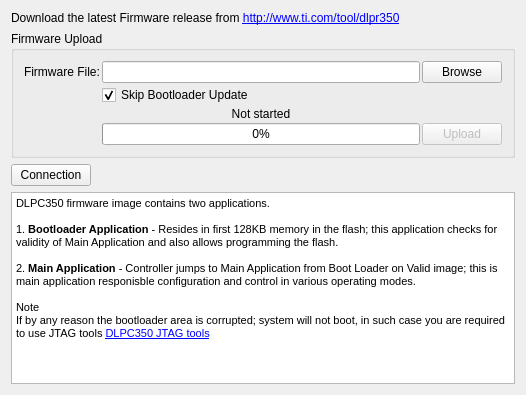
                <widget class="QWidget" name="tab_FirmwareUpload">
                 <attribute name="title">
                  <string>Firmware Upload</string>
                 </attribute>
                 <layout class="QFormLayout" name="formLayout_12">
                  <property name="fieldGrowthPolicy">
                   <enum>QFormLayout::AllNonFixedFieldsGrow</enum>
                  </property>
                  <item row="0" column="0">
                   <widget class="QLabel" name="label_FWUploadLatestFWLink">
                    <property name="frameShape">
                     <enum>QFrame::NoFrame</enum>
                    </property>
                    <property name="frameShadow">
                     <enum>QFrame::Plain</enum>
                    </property>
                    <property name="text">
                     <string>&lt;html&gt;&lt;head/&gt;&lt;body&gt;&lt;p&gt;Download the latest Firmware release from &lt;a href=&quot;http://www.ti.com/tool/dlpr350&quot;&gt;&lt;span style=&quot; font-family:'.HelveticaNeueUI,serif'; text-decoration: underline; color:#0000ff;&quot;&gt;http://www.ti.com/tool/dlpr350&lt;/span&gt;&lt;/a&gt;&lt;/p&gt;&lt;/body&gt;&lt;/html&gt;</string>
                    </property>
                    <property name="openExternalLinks">
                     <bool>true</bool>
                    </property>
                   </widget>
                  </item>
                  <item row="1" column="0">
                   <widget class="QGroupBox" name="groupBox_FWUpload">
                    <property name="minimumSize">
                     <size>
                      <width>504</width>
                      <height>20</height>
                     </size>
                    </property>
                    <property name="title">
                     <string>Firmware Upload</string>
                    </property>
                    <layout class="QVBoxLayout" name="verticalLayout_31">
                     <property name="spacing">
                      <number>2</number>
                     </property>
                     <property name="leftMargin">
                      <number>5</number>
                     </property>
                     <property name="topMargin">
                      <number>5</number>
                     </property>
                     <property name="rightMargin">
                      <number>5</number>
                     </property>
                     <property name="bottomMargin">
                      <number>5</number>
                     </property>
                     <item>
                      <layout class="QGridLayout" name="gridLayout_5">
                       <property name="leftMargin">
                        <number>5</number>
                       </property>
                       <property name="topMargin">
                        <number>5</number>
                       </property>
                       <property name="rightMargin">
                        <number>5</number>
                       </property>
                       <property name="bottomMargin">
                        <number>5</number>
                       </property>
                       <property name="spacing">
                        <number>2</number>
                       </property>
                       <item row="0" column="1">
                        <widget class="QLineEdit" name="FirmwareFile_2">
                         <property name="toolTip">
                          <string>BMP File path</string>
                         </property>
                        </widget>
                       </item>
                       <item row="0" column="2">
                        <widget class="QPushButton" name="pushButton_FWFileSelect">
                         <property name="enabled">
                          <bool>true</bool>
                         </property>
                         <property name="text">
                          <string>Browse</string>
                         </property>
                        </widget>
                       </item>
                       <item row="3" column="1">
                        <widget class="QProgressBar" name="prorgessBar_FWUpload">
                         <property name="enabled">
                          <bool>true</bool>
                         </property>
                         <property name="value">
                          <number>0</number>
                         </property>
                        </widget>
                       </item>
                       <item row="1" column="1">
                        <widget class="QCheckBox" name="checkBox_SkipBootLoader">
                         <property name="enabled">
                          <bool>true</bool>
                         </property>
                         <property name="text">
                          <string>Skip Bootloader Update</string>
                         </property>
                         <property name="checked">
                          <bool>true</bool>
                         </property>
                        </widget>
                       </item>
                       <item row="2" column="1">
                        <widget class="QLabel" name="label_FWUploadProgressBar">
                         <property name="text">
                          <string>Not started</string>
                         </property>
                         <property name="alignment">
                          <set>Qt::AlignCenter</set>
                         </property>
                        </widget>
                       </item>
                       <item row="3" column="2">
                        <widget class="QPushButton" name="pushButton_FWUpload">
                         <property name="enabled">
                          <bool>false</bool>
                         </property>
                         <property name="text">
                          <string>Upload</string>
                         </property>
                        </widget>
                       </item>
                       <item row="0" column="0">
                        <widget class="QLabel" name="label_FWFileSelect">
                         <property name="text">
                          <string>Firmware File:</string>
                         </property>
                        </widget>
                       </item>
                      </layout>
                     </item>
                    </layout>
                   </widget>
                  </item>
                  <item row="2" column="0">
                   <widget class="QPushButton" name="pushButton_Connect_2">
                    <property name="enabled">
                     <bool>true</bool>
                    </property>
                    <property name="text">
                     <string>Connection</string>
                    </property>
                   </widget>
                  </item>
                  <item row="3" column="0" colspan="2">
                   <widget class="QTextEdit" name="textEdit_FWUpdate">
                    <property name="readOnly">
                     <bool>true</bool>
                    </property>
                    <property name="html">
                     <string>&lt;!DOCTYPE HTML PUBLIC &quot;-//W3C//DTD HTML 4.0//EN&quot; &quot;http://www.w3.org/TR/REC-html40/strict.dtd&quot;&gt;
&lt;html&gt;&lt;head&gt;&lt;meta name=&quot;qrichtext&quot; content=&quot;1&quot; /&gt;&lt;style type=&quot;text/css&quot;&gt;
p, li { white-space: pre-wrap; }
&lt;/style&gt;&lt;/head&gt;&lt;body style=&quot; font-family:'SimSun'; font-size:9pt; font-weight:400; font-style:normal;&quot;&gt;
&lt;p style=&quot; margin-top:0px; margin-bottom:0px; margin-left:0px; margin-right:0px; -qt-block-indent:0; text-indent:0px;&quot;&gt;&lt;span style=&quot; font-family:'MS Shell Dlg 2'; font-size:8.25pt;&quot;&gt;DLPC350 firmware image contains two applications. &lt;/span&gt;&lt;/p&gt;
&lt;p style=&quot;-qt-paragraph-type:empty; margin-top:0px; margin-bottom:0px; margin-left:0px; margin-right:0px; -qt-block-indent:0; text-indent:0px; font-family:'MS Shell Dlg 2'; font-size:8.25pt;&quot;&gt;&lt;br /&gt;&lt;/p&gt;
&lt;p style=&quot; margin-top:0px; margin-bottom:0px; margin-left:0px; margin-right:0px; -qt-block-indent:0; text-indent:0px;&quot;&gt;&lt;span style=&quot; font-family:'MS Shell Dlg 2'; font-size:8.25pt;&quot;&gt;1. &lt;/span&gt;&lt;span style=&quot; font-family:'MS Shell Dlg 2'; font-size:8.25pt; font-weight:600;&quot;&gt;Bootloader Application&lt;/span&gt;&lt;span style=&quot; font-family:'MS Shell Dlg 2'; font-size:8.25pt;&quot;&gt; - Resides in first 128KB memory in the flash; this application checks for validity of Main Application and also allows programming the flash.&lt;/span&gt;&lt;/p&gt;
&lt;p style=&quot;-qt-paragraph-type:empty; margin-top:0px; margin-bottom:0px; margin-left:0px; margin-right:0px; -qt-block-indent:0; text-indent:0px; font-family:'MS Shell Dlg 2'; font-size:8.25pt;&quot;&gt;&lt;br /&gt;&lt;/p&gt;
&lt;p style=&quot; margin-top:0px; margin-bottom:0px; margin-left:0px; margin-right:0px; -qt-block-indent:0; text-indent:0px;&quot;&gt;&lt;span style=&quot; font-family:'MS Shell Dlg 2'; font-size:8.25pt;&quot;&gt;2. &lt;/span&gt;&lt;span style=&quot; font-family:'MS Shell Dlg 2'; font-size:8.25pt; font-weight:600;&quot;&gt;Main Application&lt;/span&gt;&lt;span style=&quot; font-family:'MS Shell Dlg 2'; font-size:8.25pt;&quot;&gt; - Controller jumps to Main Application from Boot Loader on Valid image; this is main application responisble configuration and control in various operating modes.&lt;/span&gt;&lt;/p&gt;
&lt;p style=&quot;-qt-paragraph-type:empty; margin-top:0px; margin-bottom:0px; margin-left:0px; margin-right:0px; -qt-block-indent:0; text-indent:0px; font-family:'MS Shell Dlg 2'; font-size:8.25pt;&quot;&gt;&lt;br /&gt;&lt;/p&gt;
&lt;p style=&quot; margin-top:0px; margin-bottom:0px; margin-left:0px; margin-right:0px; -qt-block-indent:0; text-indent:0px;&quot;&gt;&lt;span style=&quot; font-family:'MS Shell Dlg 2'; font-size:8.25pt;&quot;&gt;Note&lt;/span&gt;&lt;/p&gt;
&lt;p style=&quot; margin-top:0px; margin-bottom:0px; margin-left:0px; margin-right:0px; -qt-block-indent:0; text-indent:0px;&quot;&gt;&lt;span style=&quot; font-family:'MS Shell Dlg 2'; font-size:8.25pt;&quot;&gt;If by any reason the bootloader area is corrupted; system will not boot, in such case you are required to use JTAG tools &lt;/span&gt;&lt;a href=&quot;http://www.ti.com/dlp-lightcrafter4500-jtag-flash&quot;&gt;&lt;span style=&quot; font-family:'MS Shell Dlg 2'; font-size:8pt; text-decoration: underline; color:#0000ff;&quot;&gt;DLPC350 JTAG tools&lt;/span&gt;&lt;/a&gt;&lt;/p&gt;
&lt;p style=&quot; margin-top:0px; margin-bottom:0px; margin-left:0px; margin-right:0px; -qt-block-indent:0; text-indent:0px;&quot;&gt;&lt;span style=&quot; font-family:'MS Shell Dlg 2'; font-size:8.25pt;&quot;&gt; &lt;/span&gt;&lt;/p&gt;&lt;/body&gt;&lt;/html&gt;</string>
                    </property>
                    <property name="textInteractionFlags">
                     <set>Qt::LinksAccessibleByKeyboard|Qt::LinksAccessibleByMouse</set>
                    </property>
                   </widget>
                  </item>
                 </layout>
                </widget>
